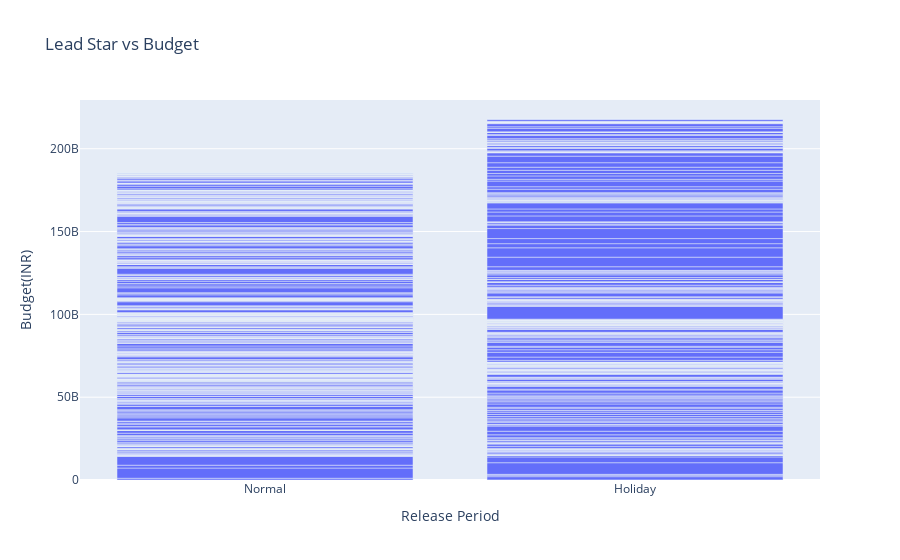

Write notebook code for a chart like this one.
### Markdown cell above
- ✨📊 Let's make the bar plot with plotly library between two columns 📈🎥

### Code cell
fig = px.bar(data_frame=df, x = 'Release Period', y = 'Budget(INR)', title = 'Lead Star vs Budget')
fig.show()

### Figure 1 — Plotly figure (JSON) as saved in the notebook; plotly's stock layout.template omitted (floating-point values rounded to 4 significant figures; data arrays with more than 128 entries replaced by an {"elided": "..."} marker saying what was removed)
{"data": [{"hovertemplate": "Release Period=%{x}<br>Budget(INR)=%{y}<extra></extra>", "legendgroup": "", "marker": {"color": "#636efa", "pattern": {"shape": ""}}, "name": "", "orientation": "v", "showlegend": false, "textposition": "auto", "type": "bar", "x": {"elided": "1696 str values"}, "xaxis": "x", "y": {"elided": "1696 int values"}, "yaxis": "y"}], "layout": {"barmode": "relative", "legend": {"tracegroupgap": 0}, "title": {"text": "Lead Star vs Budget"}, "xaxis": {"anchor": "y", "domain": [0, 1], "title": {"text": "Release Period"}}, "yaxis": {"anchor": "x", "domain": [0, 1], "title": {"text": "Budget(INR)"}}}}
